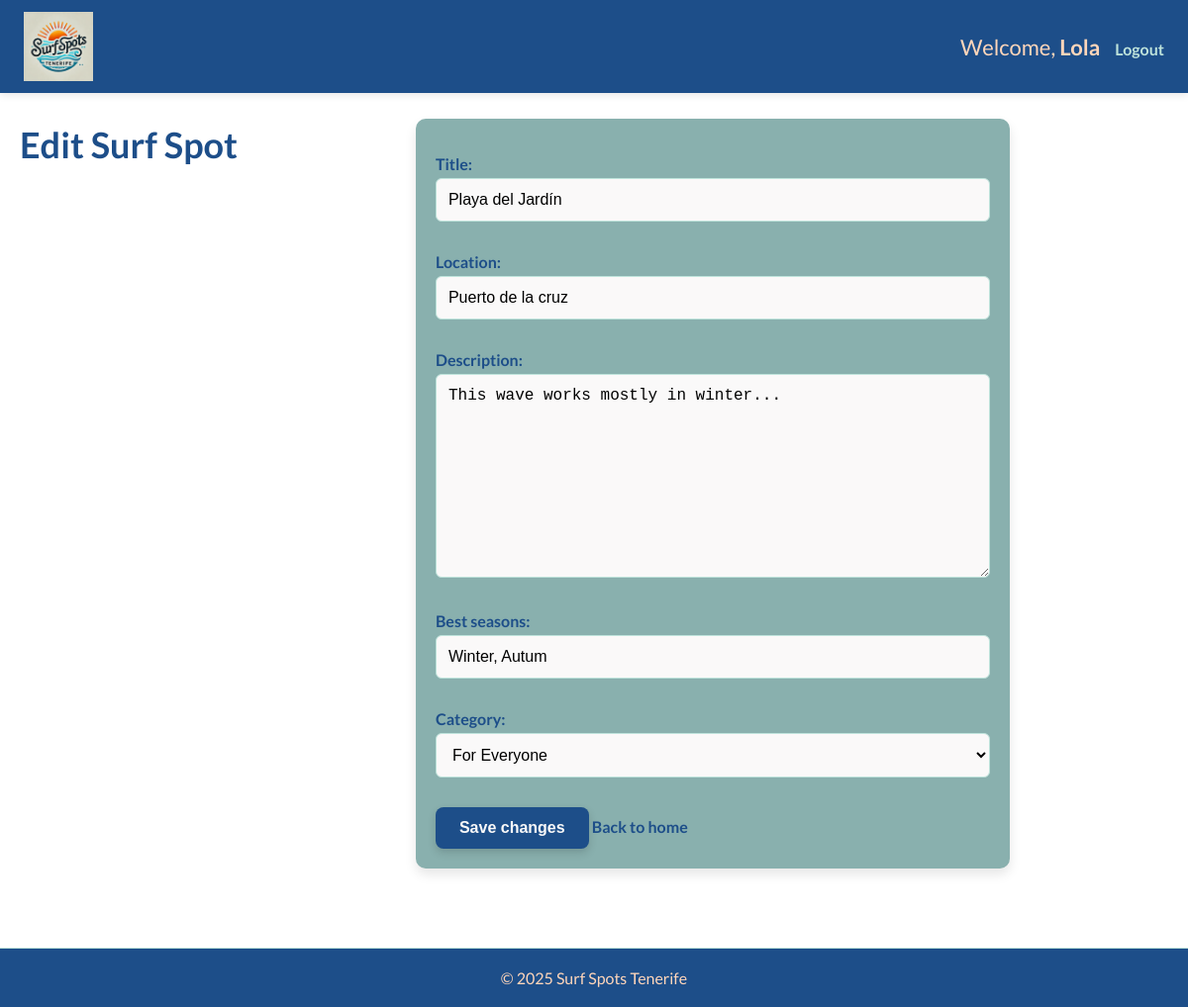
The page /surf_spots/edit/23/ (signed in) on the database its author committed.
### users_account/models.py (models this page shows, shortened)
class NovaUser(AbstractUser):
    pass

class SurfSpot(models.Model):
    CATEGORY_CHOICES = [
        ("Beginner", "Beginner"),
        ("Advanced", "Advanced"),
        ("For Everyone", "For Everyone"),
    ]
    title = models.CharField(max_length=50)
    location = models.CharField(max_length=50)
    description = models.TextField()
    best_seasons = models.CharField(max_length=300, blank=True, null=True)
    category = models.CharField(max_length=20, choices=CATEGORY_CHOICES, default="For Everyone") # New category field
    user = models.ForeignKey(settings.AUTH_USER_MODEL, on_delete=models.CASCADE)
    created_at = models.DateTimeField(auto_now_add=True)

### users_account/views.py (the view)
# urls.py: path('surf_spots/edit/<int:post_id>/', views.edit_post, name='edit_post'),
@login_required
def edit_post(request, post_id):
    surf_spot = get_object_or_404(SurfSpot, id=post_id)
    if request.user != surf_spot.user and not request.user.is_superuser:
        messages.error(request, "You are not authorized to edit this post.")
        return redirect('home')
    if request.method == 'POST':
        form = SurfSpotForm(request.POST, instance=surf_spot)
        if form.is_valid():
            form.save()
            messages.success(request, "Surf spot pdated successfully.")
            return redirect('home')
    else:
        form = SurfSpotForm(instance=surf_spot)  # for GET request, render the form with existing data.
    return render(request, 'users_account/edit_post.html', {
        'form': form,
        'post': surf_spot,
    })

### users_account/forms.py (shortened to what this page needs)
class SurfSpotForm(forms.ModelForm):
    class Meta:
        model = SurfSpot
        fields = ['title', 'location', 'description', 'best_seasons', 'category'] #new field
        widgets = {
            'category': forms.Select(attrs={'class': 'form-control'}),
        }

### users_account/templates/users_account/edit_post.html (shortened to what this page needs)
{% extends 'base.html' %}
{% block content %}
<div class="container">
    <h1>Edit Surf Spot</h1>
    <form method="POST">
        {{ form.as_p }}
        <button type="submit" class="btn btn-primary" onclick="return confirm('Are you sure you want to save these changes to this surf spot?');">Save changes</button>
        <a href="{% url 'home' %}">Back to home</a>
    </form>
</div>
{% endblock %}

### templates/base.html (shortened to what this page needs)
{% load static %}
<!DOCTYPE html>
<html lang="en">
<head>
    <link rel="stylesheet" href="{% static 'css/styles.css' %}">
</head>
<body>
    <nav class="navbar">
        <div class="nav-container">
            <div class="logo">
                <img src="{% static 'images/logo.png' %}" alt="Surf Spots Logo" class="logo-img">
            </div>
            <ul class="nav-links">
                {% if request.user.is_authenticated %}
                <li>Welcome, <strong>{{ request.user.username }}</strong></li>
                <li><a href="{% url 'logout' %}" class="nav-link">Logout</a></li>
                {% else %}
                    {% if request.path == '/login/' %}
                        <li><a href="{% url 'login' %}" class="nav-link">Login</a></li>
                    {% endif %}
                {% endif %}
            </ul>
        </div>
    </nav>
    <main>
        {% block content %}{% endblock %}
    </main>
    <footer>
        <p>&copy; 2025 Surf Spots Tenerife</p>
    </footer>
</body>
</html>

### static/css/styles.css (style rules this page uses)
:root { --light-orange: #FFD6BA; --light-green: #BEE3DB; --mint-green: #89B0AE; --dark: #1D4E89; --light: #FAF9F9; }
*, *::before, *::after { box-sizing: inherit; }
body, html { margin: 0; padding: 0; box-sizing: border-box; font-family: 'Lato', sans-serif; overflow-x: hidden; scroll-behavior: smooth; }
.navbar { background-color: var(--dark); padding: 12px 24px; position: fixed; top: 0; left: 0; width: 100%; z-index: 1000; box-shadow: 0 2px 8px rgba(0, 0, 0, 0.1); color: var(--light); }
.nav-container { display: flex; justify-content: space-between; align-items: center; flex-wrap: wrap; max-width: 1200px; margin: 0 auto; }
.nav-links { list-style: none; display: flex; flex-wrap: wrap; align-items: center; gap: 15px; }
.nav-links li { color: var(--light-orange); }
.nav-links a { text-decoration: none; color: var(--light-green); font-weight: bold; font-size: 16px; transition: color 0.3s ease; }
.logo { display: flex; align-items: center; gap: 12px; color: var(--light-orange); font-weight: bold; text-decoration: none; font-size: 22px; }
.logo-img { height: 70px; width: auto; }
.container { display: flex; flex-wrap: wrap; justify-content: center; gap: 20px; padding: 20px; }
h1, h2, h3, p { margin-bottom: 15px; text-align: center; color: var(--dark); }
h1 { font-size: clamp(24px, 5vw, 36px); }
p, li, .nav-links a { font-size: clamp(18px, 2.5vw, 22px); }
p, form label, form input, form textarea, form select, .nav-links a, .comment, .surf-spot, button { font-size: clamp(14px, 2.5vw, 16px); }
button, .btn-primary, .delete-btn, .edit-btn, .post-comment-btn { background-color: var(--dark); color: var(--light); border: none; padding: 12px 24px; border-radius: 8px; font-size: 16px; font-weight: bold; cursor: pointer; text-decoration: none; box-shadow: 0 4px 8px rgba(0, 0, 0, 0.15); transition: all 0.3s ease-in-out; }
a { cursor: pointer; color: var(--dark); text-decoration: none; transition: transform 0.2s ease, color 0.2s ease; font-weight: 700; }
main { padding-top: 80px; }
form { background: var(--mint-green); padding: 20px; border-radius: 10px; box-shadow: 0 6px 12px rgba(0, 0, 0, 0.1); margin: 20px auto; width: 100%; max-width: 600px; color: var(--dark); }
form label { display: flex; font-weight: bold; margin-bottom: 5px; margin-top: 0; }
form input, form textarea, form select { width: 100%; padding: 12px; margin-bottom: 15px; border: 1px solid var(--light-green); border-radius: 6px; font-size: 16px; background-color: var(--light); }
footer { background-color: var(--dark); color: var(--light-orange); padding: 20px; text-align: center; font-size: 16px; margin-top: 40px; border-top: 1px solid var(--light-green); position: relative; z-index: 10; }
footer p { margin: 0; color: var(--light-orange); text-align: center; }
@media (min-width: 1024px) { .container { max-width: 1200px; justify-content: space-between; } }

### rows shown on the page
NovaUser: user.username "Lola"
SurfSpot: title "Playa del Jardín", location "Puerto de la cruz", description "This wave works mostly in winter...", best_seasons "Winter, Autum", category "For Everyone"
